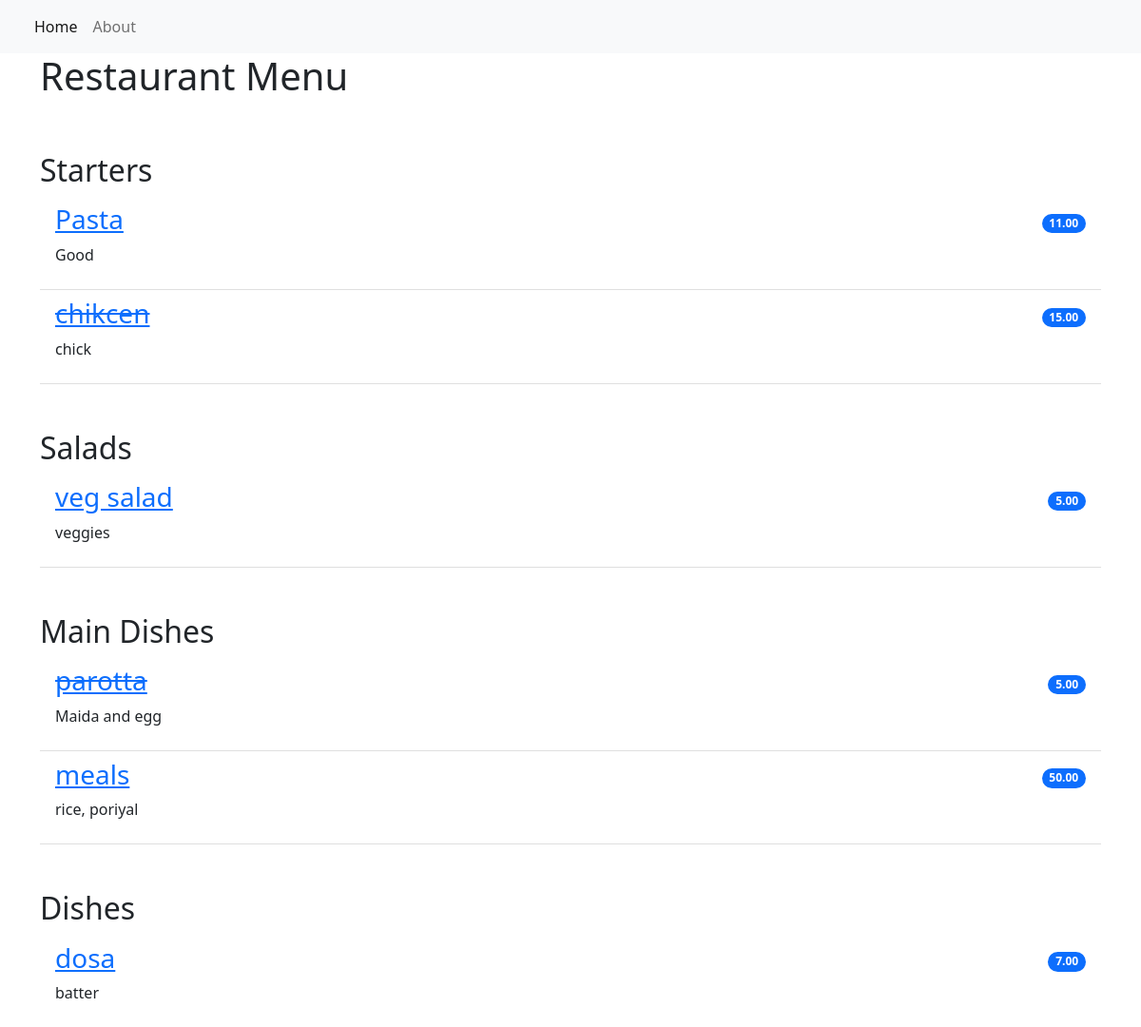
The page / on the database its author committed.
### restaurant_menu/models.py (models this page shows, shortened)
class Item(models.Model):
    meal = models.CharField(max_length=1000, unique=True)
    description = models.CharField(max_length=2000)
    price = models.DecimalField(max_digits=10,decimal_places=2)
    meal_type = models.CharField(max_length=1000,choices=MEAL_TYPE)
    author = models.ForeignKey(User, on_delete=models.PROTECT)
    status = models.IntegerField(default=1, choices=STATUS)
    date_created = models.DateTimeField(auto_now_add=True)
    date_updated = models.DateTimeField(auto_now=True)

### restaurant_menu/views.py (the view)
# urls.py: path('', views.MenuList.as_view(), name = 'home'),
class MenuList(generic.ListView):
    queryset = Item.objects.order_by()
    template_name = 'index.html'
    def get_context_data(self, *, object_list=None, **kwargs):
        context = super().get_context_data(**kwargs)
        context['meals'] = MEAL_TYPE
        return context

### templates/index.html
{% extends 'base.html' %}
{% block content %}
<div class="container">
  <h1>Restaurant Menu</h1>
    <ul class="list-group list-group-flush">
        {% for meal in meals %}
            <h2 class="pt-5">{{ meal.1 }}</h2>
                {% for row in item_list %}
                    {% if row.meal_type == meal.0 %}
                        {% if row.status == 0 %}
                        <li class="list-group-item d-flex justify-content-between align-items-center border-0 pb-0">
                            <a href="{% url 'menu_item' row.pk %}"><h3><del>{{ row.meal }}</del></h3></a>
                            <span class="badge bg-primary rounded-pill">{{ row.price }}</span>
                        </li>
                        <li class="list-group-item pt-0">
                            <p>{{ row.description }}</p>
                        </li>
                        {% else %}
                        <li class="list-group-item d-flex justify-content-between align-items-center border-0 pb-0">
                            <a href="{% url 'menu_item' row.pk %}"><h3>{{ row.meal }}</h3></a>
                            <span class="badge bg-primary rounded-pill">{{ row.price }}</span>
                        </li>
                        <li class="list-group-item pt-0">
                            <p>{{ row.description }}</p>
                        </li>
                        {% endif %}
                    {% endif %}
                {% endfor %}
        {% endfor %}
    </ul>
</div>
{% endblock content %}

### templates/base.html (shortened to what this page needs)
<!DOCTYPE html>
<html lang="en">
    <head>
        <link href="https://cdn.jsdelivr.net/npm/bootstrap@5.2.0-beta1/dist/css/bootstrap.min.css" rel="stylesheet">
    </head>
    <body>
        <nav class="navbar navbar-expand-lg bg-light">
            <div class="container-fluid">
                <div class="collapse navbar-collapse" id="navbarNav">
                    <ul class="navbar-nav">
                         <li class="nav-item">
                            <a class="nav-link active" aria-current="page" href="{% url 'home' %}">Home</a>
                        </li>
                        <li class="nav-item">
                            <a class="nav-link" aria-current="page" href="{% url 'home' %}">About</a>
                        </li>
                    </ul>
                </div>
            </div>
        </nav>
        {% block content %}
        {% endblock content %}
    </body>
</html>

### rows shown on the page
Item: meal "Pasta", price "11.00", description "Good"
Item: meal "chikcen", price "15.00", description "chick"
Item: meal "veg salad", price "5.00", description "veggies"
Item: meal "parotta", price "5.00", description "Maida and egg"
Item: meal "meals", price "50.00", description "rice, poriyal"
Item: meal "dosa", price "7.00", description "batter"

### other values the page prints
{{ meal.1 }} "Starters" "Salads" "Main Dishes" "Dishes"
